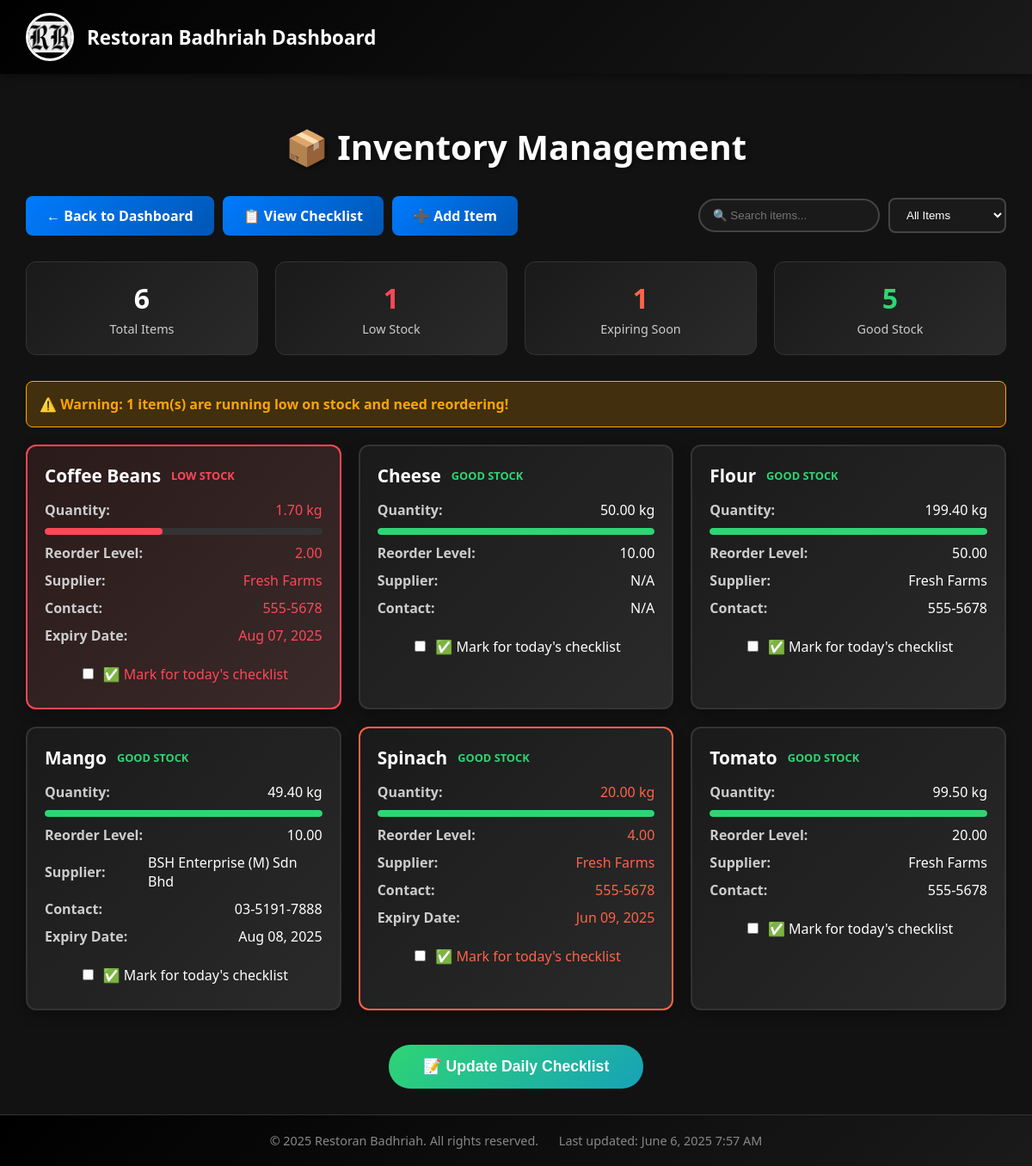
Screenshot of /restoran-badhriah/inventory_management.php (signed in) with the database file from the repository.
### tables this page shows
CREATE TABLE `inventory` (
  `IngredientID` int(11) NOT NULL,
  `IngredientName` varchar(100) NOT NULL,
  `QuantityInStock` decimal(10,2) NOT NULL,
  `UnitOfMeasure` varchar(20) NOT NULL,
  `ReorderLevel` decimal(10,2) NOT NULL,
  `SupplierID` int(11) DEFAULT NULL,
  `ExpiryDate` date DEFAULT NULL,
  `LastUpdated` timestamp NOT NULL DEFAULT current_timestamp() ON UPDATE current_timestamp(),
  `Category` varchar(50) DEFAULT NULL,
  `CostPerUnit` decimal(10,2) DEFAULT NULL,
  `Notes` text DEFAULT NULL,
  `DateAdded` timestamp NOT NULL DEFAULT current_timestamp()
);

CREATE TABLE `supplier` (
  `SupplierID` int(11) NOT NULL,
  `Name` varchar(100) NOT NULL,
  `ContactInfo` varchar(100) DEFAULT NULL,
  `Address` text DEFAULT NULL
);

### restoran-badhriah/inventory_management.php (the view, shortened to what this page needs)
<?php
$host = "localhost";
$user = "root";
$password = "";
$dbname = "restoran_db";
try {
    $conn = new mysqli($host, $user, $password, $dbname);
} catch (Exception $e) {
    die("Database connection error. Please try again later.");
}
$userRole = isset($_SESSION['Role']) ? $_SESSION['Role'] : '';
$dashboardUrl = 'home.php';
switch($userRole) {
    case 'Cashier':
        $dashboardUrl = 'cashier.php';
        break;
}
$query = "SELECT i.*, s.Name, s.ContactInfo,
          CASE
              WHEN i.QuantityInStock <= i.ReorderLevel THEN 'Low Stock'
              WHEN i.QuantityInStock <= (i.ReorderLevel * 1.5) THEN 'Medium Stock'
              ELSE 'Good Stock'
          END as StockStatus,
          CASE
              WHEN i.ExpiryDate IS NOT NULL AND i.ExpiryDate <= DATE_ADD(CURDATE(), INTERVAL 7 DAY) THEN 'Expiring Soon'
              WHEN i.ExpiryDate IS NOT NULL AND i.ExpiryDate <= CURDATE() THEN 'Expired'
              ELSE 'Fresh'
          END as ExpiryStatus
          FROM inventory i
          LEFT JOIN supplier s ON i.SupplierID = s.SupplierID
          ORDER BY
              CASE WHEN i.QuantityInStock <= i.ReorderLevel THEN 1 ELSE 2 END,
              i.IngredientName ASC";
$result = $conn->query($query);
$stockFilter = isset($_GET['stock_filter']) ? $_GET['stock_filter'] : 'all';
$searchTerm = isset($_GET['search']) ? trim($_GET['search']) : '';
?>
<!DOCTYPE html>
<html lang="en">
<head>
</head>
<body>
<header>
    <div class="logo-title">
        <div class="logo-circle">
            <img src="images/logo.png" alt="Logo">
        </div>
        <div class="title">Restoran Badhriah Dashboard</div>
    </div>
</header>
<main>
    <h1>📦 Inventory Management</h1>
    <div class="controls">
        <div class="nav-buttons">
            <a href="<?= htmlspecialchars($dashboardUrl) ?>" class="button">← Back to Dashboard</a>
            <a href="checklist.php" class="button">📋 View Checklist</a>
            <a href="add_inventory.php" class="button">➕ Add Item</a>
        </div>
        <div class="filters">
            <input type="text" class="search-box" placeholder="🔍 Search items..."
                   value="<?= htmlspecialchars($searchTerm) ?>" onkeyup="handleSearch(this.value)">
            <select class="filter-select" onchange="handleFilter(this.value)">
                <option value="all" <?= $stockFilter === 'all' ? 'selected' : '' ?>>All Items</option>
            </select>
        </div>
    </div>
    <?php
    $totalItems = 0;
    $lowStockItems = 0;
    $expiringItems = 0;
    $goodStockItems = 0;
    if ($result->num_rows > 0) {
        $result->data_seek(0);
        while ($row = $result->fetch_assoc()) {
            $totalItems++;
            if ($row['StockStatus'] === 'Low Stock') $lowStockItems++;
            elseif ($row['StockStatus'] === 'Good Stock') $goodStockItems++;
            if ($row['ExpiryStatus'] === 'Expiring Soon') $expiringItems++;
        }
        $result->data_seek(0);
    }
    ?>
    <div class="stats-bar">
        <div class="stat-card">
            <div class="stat-number"><?= $totalItems ?></div>
            <div class="stat-label">Total Items</div>
        </div>
        <div class="stat-card">
            <div class="stat-number low-stock"><?= $lowStockItems ?></div>
            <div class="stat-label">Low Stock</div>
        </div>
        <div class="stat-card">
            <div class="stat-number expiring"><?= $expiringItems ?></div>
            <div class="stat-label">Expiring Soon</div>
        </div>
        <div class="stat-card">
            <div class="stat-number good-stock"><?= $goodStockItems ?></div>
            <div class="stat-label">Good Stock</div>
        </div>
    </div>
    <?php if ($lowStockItems > 0): ?>
    <div class="alert alert-warning">
        ⚠️ Warning: <?= $lowStockItems ?> item(s) are running low on stock and need reordering!
    </div>
    <?php endif; ?>
    <form method="POST" action="checklist_update.php" id="inventoryForm">
        <div class="inventory-grid">
            <?php if ($result->num_rows > 0): ?>
                <?php while ($row = $result->fetch_assoc()): ?>
                    <?php
                    $stockClass = '';
                    if ($row['StockStatus'] === 'Low Stock') $stockClass = 'low-stock';
                    elseif ($row['ExpiryStatus'] === 'Expiring Soon') $stockClass = 'expiring';
                    $percentage = $row['ReorderLevel'] > 0 ? min(100, ($row['QuantityInStock'] / ($row['ReorderLevel'] * 2)) * 100) : 100;
                    $barColor = $percentage <= 50 ? '#ff4757' : ($percentage <= 75 ? '#ffa502' : '#2ed573');
                    ?>
                    <div class="inventory-box <?= $stockClass ?>">
                        <div class="item-header">
                            <div class="item-name"><?= htmlspecialchars($row['IngredientName']) ?></div>
                            <div class="status-badge <?= strtolower(str_replace(' ', '-', $row['StockStatus'])) ?>">
                                <?= $row['StockStatus'] ?>
                            </div>
                        </div>
                        <div class="item">
                            <strong>Quantity:</strong>
                            <span><?= htmlspecialchars($row['QuantityInStock']) ?> <?= htmlspecialchars($row['UnitOfMeasure']) ?></span>
                        </div>
                        <div class="quantity-bar">
                            <div class="quantity-fill" style="width: <?= $percentage ?>%; background: <?= $barColor ?>;"></div>
                        </div>
                        <div class="item">
                            <strong>Reorder Level:</strong>
                            <span><?= htmlspecialchars($row['ReorderLevel']) ?></span>
                        </div>
                        <div class="item">
                            <strong>Supplier:</strong>
                            <span><?= htmlspecialchars($row['Name'] ?? 'N/A') ?></span>
                        </div>
                        <div class="item">
                            <strong>Contact:</strong>
                            <span><?= htmlspecialchars($row['ContactInfo'] ?? 'N/A') ?></span>
                        </div>
                        <?php if (!empty($row['ExpiryDate'])): ?>
                        <div class="item">
                            <strong>Expiry Date:</strong>
                            <span class="<?= strtolower(str_replace(' ', '-', $row['ExpiryStatus'])) ?>">
                                <?= date('M d, Y', strtotime($row['ExpiryDate'])) ?>
                            </span>
                        </div>
                        <?php endif; ?>
                        <div class="checkbox-container">
                            <label>
                                <input type="checkbox" name="checklist[]" value="<?= $row['IngredientID'] ?>">
                                ✅ Mark for today's checklist
                            </label>
                        </div>
                    </div>
                <?php endwhile; ?>
            <?php endif; ?>
        </div>
        <div class="update-section">
            <button type="submit" class="update-button" onclick="return confirmUpdate()">
                📝 Update Daily Checklist
            </button>
        </div>
    </form>
</main>
<footer>
    &copy; 2025 Restoran Badhriah. All rights reserved.
    <span style="margin-left: 20px;">Last updated: <?= date('F j, Y g:i A') ?></span>
</footer>
</body>
</html>

### restoran-badhriah/inventory_management.php (style rules this page uses)
html, body { height: 100%; margin: 0; font-family: 'Segoe UI', Tahoma, Geneva, Verdana, sans-serif; background-color: #121212; color: #fff; }
body { display: flex; flex-direction: column; }
header { display: flex; align-items: center; justify-content: space-between; background: linear-gradient(135deg, #000, #1a1a1a); padding: 15px 30px; box-shadow: 0 2px 10px rgba(0,0,0,0.5); }
.logo-title { display: flex; align-items: center; gap: 15px; }
.logo-circle { width: 50px; height: 50px; border-radius: 50%; overflow: hidden; border: 3px solid #fff; flex-shrink: 0; }
.logo-circle img { width: 100%; height: 100%; object-fit: contain; }
.title { font-size: 1.4rem; font-weight: bold; color: #fff; }
main { flex: 1; padding: 30px; max-width: 1400px; margin: 0 auto; width: 100%; box-sizing: border-box; }
h1 { text-align: center; color: #FFFFFF; margin-bottom: 30px; font-size: 2.5rem; text-shadow: 2px 2px 4px rgba(0,0,0,0.5); }
.controls { display: flex; justify-content: space-between; align-items: center; margin-bottom: 30px; flex-wrap: wrap; gap: 15px; }
.nav-buttons { display: flex; gap: 10px; }
.filters { display: flex; gap: 10px; align-items: center; }
.search-box { padding: 10px 15px; border: 2px solid #444; border-radius: 25px; background: #1a1a1a; color: #fff; outline: none; transition: border-color 0.3s; }
.filter-select { padding: 10px 15px; border: 2px solid #444; border-radius: 8px; background: #1a1a1a; color: #fff; outline: none; }
.button { background: linear-gradient(135deg, #007bff, #0056b3); color: #fff; border: none; padding: 12px 24px; border-radius: 8px; cursor: pointer; font-weight: bold; transition: all 0.3s ease; text-decoration: none; display: inline-block; }
.stats-bar { display: grid; grid-template-columns: repeat(auto-fit, minmax(200px, 1fr)); gap: 20px; margin-bottom: 30px; }
.stat-card { background: linear-gradient(135deg, #1a1a1a, #2a2a2a); padding: 20px; border-radius: 12px; text-align: center; border: 1px solid #333; }
.stat-number { font-size: 2rem; font-weight: bold; margin-bottom: 5px; }
.stat-label { color: #ccc; font-size: 0.9rem; }
.low-stock { color: #ff4757; }
.good-stock { color: #2ed573; }
.expiring { color: #ff6348; }
.inventory-grid { display: grid; grid-template-columns: repeat(auto-fill, minmax(300px, 1fr)); gap: 20px; }
.inventory-box { border: 2px solid #333; border-radius: 12px; padding: 20px; background: linear-gradient(135deg, #1a1a1a, #2a2a2a); box-shadow: 0 5px 15px rgba(0,0,0,0.3); transition: all 0.3s ease; position: relative; }
.inventory-box.low-stock { border-color: #ff4757; background: linear-gradient(135deg, #2a1a1a, #3a2a2a); }
.inventory-box.expiring { border-color: #ff6348; }
.item-header { display: flex; justify-content: between; align-items: center; margin-bottom: 15px; }
.item-name { font-size: 1.3rem; font-weight: bold; color: #fff; }
.status-badge { padding: 4px 12px; border-radius: 15px; font-size: 0.8rem; font-weight: bold; text-transform: uppercase; }
.item { margin: 10px 0; display: flex; justify-content: space-between; align-items: center; }
.item strong { color: #ccc; min-width: 120px; }
.quantity-bar { width: 100%; height: 8px; background: #333; border-radius: 4px; margin: 10px 0; overflow: hidden; }
.quantity-fill { height: 100%; border-radius: 4px; transition: width 0.3s ease; }
.checkbox-container { margin-top: 15px; text-align: center; }
.checkbox-container label { display: flex; align-items: center; justify-content: center; gap: 8px; cursor: pointer; padding: 8px; border-radius: 8px; transition: background 0.3s; }
.update-section { margin-top: 40px; text-align: center; }
.update-button { background: linear-gradient(135deg, #2ed573, #17a2b8); color: #fff; border: none; border-radius: 25px; padding: 15px 40px; font-size: 1.1rem; font-weight: bold; cursor: pointer; transition: all 0.3s ease; }
footer { background: linear-gradient(135deg, #000, #1a1a1a); color: #888; text-align: center; padding: 20px; font-size: 0.9rem; border-top: 1px solid #333; }
.alert { padding: 15px; margin-bottom: 20px; border-radius: 8px; font-weight: bold; }
.alert-warning { background: rgba(255, 165, 2, 0.2); border: 1px solid #ffa502; color: #ffa502; }

### rows the page displays
inventory: IngredientName "Coffee Beans", StockStatus "LOW STOCK", QuantityInStock "1.70", UnitOfMeasure "kg", ReorderLevel "2.00", SupplierID.Name "Fresh Farms", SupplierID.ContactInfo "555-5678", ExpiryDate "Aug 07, 2025"
inventory: IngredientName "Cheese", StockStatus "GOOD STOCK", QuantityInStock "50.00", UnitOfMeasure "kg", ReorderLevel "10.00", Name "N/A", ContactInfo "N/A"
inventory: IngredientName "Flour", StockStatus "GOOD STOCK", QuantityInStock "199.40", UnitOfMeasure "kg", ReorderLevel "50.00", SupplierID.Name "Fresh Farms", SupplierID.ContactInfo "555-5678"
inventory: IngredientName "Mango", StockStatus "GOOD STOCK", QuantityInStock "49.40", UnitOfMeasure "kg", ReorderLevel "10.00", SupplierID.Name "BSH Enterprise (M) Sdn Bhd", SupplierID.ContactInfo "03-5191-7888", ExpiryDate "Aug 08, 2025"
inventory: IngredientName "Spinach", StockStatus "GOOD STOCK", QuantityInStock "20.00", UnitOfMeasure "kg", ReorderLevel "4.00", SupplierID.Name "Fresh Farms", SupplierID.ContactInfo "555-5678", ExpiryDate "Jun 09, 2025"
inventory: IngredientName "Tomato", StockStatus "GOOD STOCK", QuantityInStock "99.50", UnitOfMeasure "kg", ReorderLevel "20.00", SupplierID.Name "Fresh Farms", SupplierID.ContactInfo "555-5678"

### other values shown
$totalItems "6"
$lowStockItems "1"
$expiringItems "1"
$goodStockItems "5"
